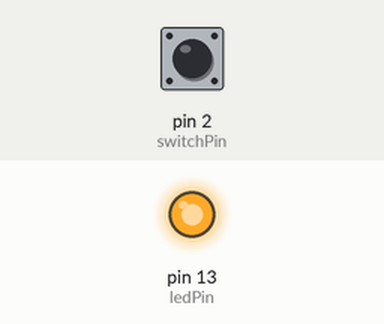
Simulated run of this sketch. Board: Arduino Uno, built with avr-gcc and run on an emulated ATmega328P. Parts: output pins drawn as LEDs (lit = HIGH). The inputs (shaded band) are chosen by the test bench; at power-on: pin 2 (switchPin) HIGH.

Above: at 0.15 s.
At 2.3 s:
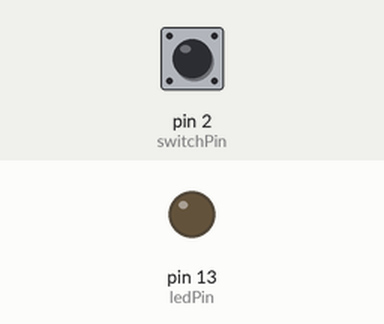
Timing chart, 0 to 5.6 s (numbered marks = the images above):
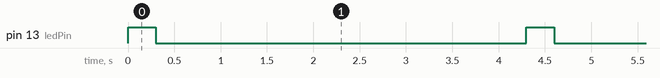

The sketch:

Blink.ino
```cpp
int ledPin = 13;
int switchPin = 2;

void setup()
{
  pinMode(ledPin, OUTPUT);
  pinMode(switchPin, INPUT_PULLUP);
}

int checkSwitch()
{
  int switchValue = digitalRead(switchPin);
  return switchValue;
}


void loop()
{
  digitalWrite(ledPin, HIGH);
  delay(300);
  digitalWrite(ledPin, LOW);
  delay(1000);
  bool switchPressed = checkSwitch(); // use checkSwitch(pinNumber); to use the variant
  if (switchPressed == true)
  {
    delay(3000);
  }
}


 int checkSwitch(int pinNum)
{
  int switchValue = digitalRead(pinNum);
  return switchValue;
}
```

Measured:
- by itself, pin 13 (ledPin): alternates HIGH for 0.30 s and LOW for 4.0 s
